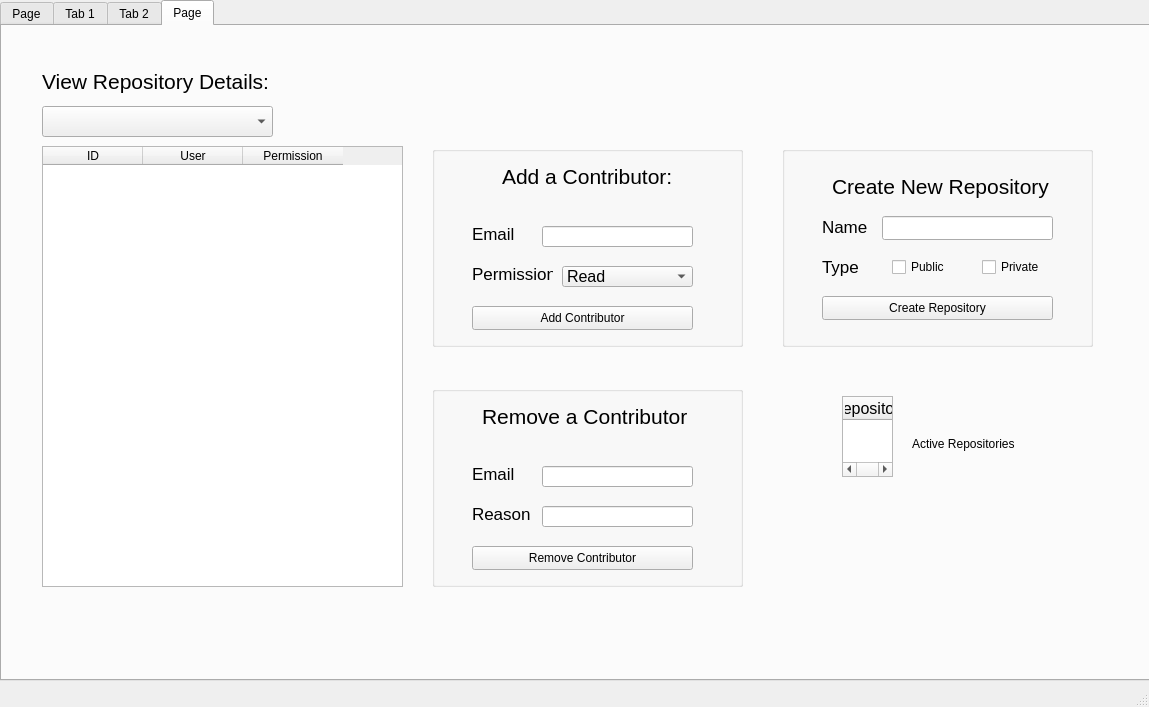
<?xml version="1.0" encoding="UTF-8"?>
<ui version="4.0">
 <class>MainWindow</class>
 <widget class="QMainWindow" name="MainWindow">
  <property name="geometry">
   <rect>
    <x>0</x>
    <y>0</y>
    <width>1149</width>
    <height>707</height>
   </rect>
  </property>
  <property name="windowTitle">
   <string>MainWindow</string>
  </property>
  <widget class="QWidget" name="centralwidget">
   <widget class="QTabWidget" name="serverTabs">
    <property name="geometry">
     <rect>
      <x>0</x>
      <y>0</y>
      <width>1201</width>
      <height>681</height>
     </rect>
    </property>
    <property name="currentIndex">
     <number>3</number>
    </property>
    <widget class="QWidget" name="Account">
     <attribute name="title">
      <string>Page</string>
     </attribute>
     <widget class="QGroupBox" name="logInBox">
      <property name="geometry">
       <rect>
        <x>250</x>
        <y>90</y>
        <width>301</width>
        <height>251</height>
       </rect>
      </property>
      <property name="title">
       <string>Welcome!</string>
      </property>
      <widget class="QLineEdit" name="usernameField">
       <property name="geometry">
        <rect>
         <x>80</x>
         <y>91</y>
         <width>113</width>
         <height>21</height>
        </rect>
       </property>
      </widget>
      <widget class="QLabel" name="username_label">
       <property name="geometry">
        <rect>
         <x>20</x>
         <y>90</y>
         <width>61</width>
         <height>20</height>
        </rect>
       </property>
       <property name="text">
        <string>Username:</string>
       </property>
      </widget>
      <widget class="QLabel" name="title_label">
       <property name="geometry">
        <rect>
         <x>100</x>
         <y>60</y>
         <width>91</width>
         <height>16</height>
        </rect>
       </property>
       <property name="text">
        <string>Admin Login</string>
       </property>
      </widget>
      <widget class="QLabel" name="password_label">
       <property name="geometry">
        <rect>
         <x>20</x>
         <y>130</y>
         <width>61</width>
         <height>20</height>
        </rect>
       </property>
       <property name="text">
        <string>Password</string>
       </property>
      </widget>
      <widget class="QPushButton" name="adminSignInButton">
       <property name="geometry">
        <rect>
         <x>100</x>
         <y>170</y>
         <width>75</width>
         <height>24</height>
        </rect>
       </property>
       <property name="text">
        <string>Sign In</string>
       </property>
      </widget>
      <widget class="QLineEdit" name="passwordField">
       <property name="geometry">
        <rect>
         <x>80</x>
         <y>130</y>
         <width>113</width>
         <height>22</height>
        </rect>
       </property>
      </widget>
     </widget>
    </widget>
    <widget class="QWidget" name="adminFunctions">
     <attribute name="title">
      <string>Tab 1</string>
     </attribute>
     <widget class="QWidget" name="horizontalLayoutWidget">
      <property name="geometry">
       <rect>
        <x>410</x>
        <y>50</y>
        <width>281</width>
        <height>80</height>
       </rect>
      </property>
      <layout class="QHBoxLayout" name="loggedInAsLayout">
       <item>
        <widget class="QLabel" name="loggedInAs">
         <property name="font">
          <font>
           <pointsize>16</pointsize>
          </font>
         </property>
         <property name="text">
          <string>Logged in as:</string>
         </property>
        </widget>
       </item>
       <item>
        <widget class="QLabel" name="usernameLabel">
         <property name="font">
          <font>
           <pointsize>16</pointsize>
          </font>
         </property>
         <property name="text">
          <string/>
         </property>
        </widget>
       </item>
      </layout>
     </widget>
     <widget class="QWidget" name="horizontalLayoutWidget_3">
      <property name="geometry">
       <rect>
        <x>80</x>
        <y>130</y>
        <width>1011</width>
        <height>451</height>
       </rect>
      </property>
      <layout class="QHBoxLayout" name="controlLayout">
       <item>
        <widget class="QGroupBox" name="serverFunctions">
         <property name="title">
          <string>GroupBox</string>
         </property>
         <widget class="QWidget" name="verticalLayoutWidget">
          <property name="geometry">
           <rect>
            <x>90</x>
            <y>190</y>
            <width>301</width>
            <height>80</height>
           </rect>
          </property>
          <layout class="QVBoxLayout" name="serverControlLayout">
           <item>
            <widget class="QPushButton" name="startServerButton">
             <property name="text">
              <string>Start Server</string>
             </property>
            </widget>
           </item>
           <item>
            <widget class="QPushButton" name="stopServerButton">
             <property name="text">
              <string>Stop Server</string>
             </property>
            </widget>
           </item>
          </layout>
         </widget>
         <widget class="QWidget" name="horizontalLayoutWidget_2">
          <property name="geometry">
           <rect>
            <x>90</x>
            <y>150</y>
            <width>301</width>
            <height>50</height>
           </rect>
          </property>
          <layout class="QHBoxLayout" name="ServerControlLayout">
           <item>
            <widget class="QLabel" name="ServerStatusLabel">
             <property name="font">
              <font>
               <pointsize>16</pointsize>
              </font>
             </property>
             <property name="text">
              <string>Server Status: </string>
             </property>
            </widget>
           </item>
           <item>
            <widget class="QLabel" name="StatusLabel">
             <property name="font">
              <font>
               <pointsize>16</pointsize>
               <bold>true</bold>
              </font>
             </property>
             <property name="styleSheet">
              <string notr="true">color: red;</string>
             </property>
             <property name="text">
              <string>Not Running</string>
             </property>
            </widget>
           </item>
          </layout>
         </widget>
        </widget>
       </item>
       <item>
        <widget class="QGroupBox" name="addNewAdmin">
         <property name="title">
          <string>GroupBox</string>
         </property>
         <widget class="QWidget" name="verticalLayoutWidget_2">
          <property name="geometry">
           <rect>
            <x>40</x>
            <y>70</y>
            <width>421</width>
            <height>301</height>
           </rect>
          </property>
          <layout class="QVBoxLayout" name="verticalLayout_2">
           <item>
            <layout class="QGridLayout" name="gridLayout">
             <item row="0" column="2">
              <widget class="QLineEdit" name="fNameField"/>
             </item>
             <item row="1" column="0">
              <widget class="QLabel" name="emailLabel">
               <property name="text">
                <string>Email</string>
               </property>
              </widget>
             </item>
             <item row="0" column="0">
              <widget class="QLabel" name="fNameLabel">
               <property name="text">
                <string>First Name</string>
               </property>
              </widget>
             </item>
             <item row="1" column="2">
              <widget class="QLineEdit" name="emailField"/>
             </item>
             <item row="0" column="4">
              <widget class="QLineEdit" name="lNameField"/>
             </item>
             <item row="1" column="4">
              <widget class="QLineEdit" name="passField"/>
             </item>
             <item row="1" column="3">
              <widget class="QLabel" name="passLabel">
               <property name="text">
                <string>Password</string>
               </property>
              </widget>
             </item>
             <item row="0" column="3">
              <widget class="QLabel" name="lNameLabel">
               <property name="text">
                <string>Last Name</string>
               </property>
              </widget>
             </item>
            </layout>
           </item>
           <item>
            <widget class="QPushButton" name="createAccountButton">
             <property name="text">
              <string>Create Account</string>
             </property>
            </widget>
           </item>
          </layout>
         </widget>
         <widget class="QLabel" name="createAdminLabel">
          <property name="geometry">
           <rect>
            <x>180</x>
            <y>20</y>
            <width>171</width>
            <height>71</height>
           </rect>
          </property>
          <property name="text">
           <string>Create Administrator Account</string>
          </property>
         </widget>
        </widget>
       </item>
      </layout>
     </widget>
    </widget>
    <widget class="QWidget" name="UserStats">
     <attribute name="title">
      <string>Tab 2</string>
     </attribute>
     <widget class="QTableWidget" name="activeUsers">
      <property name="geometry">
       <rect>
        <x>70</x>
        <y>70</y>
        <width>461</width>
        <height>481</height>
       </rect>
      </property>
      <column>
       <property name="text">
        <string>ID</string>
       </property>
       <property name="font">
        <font>
         <pointsize>12</pointsize>
        </font>
       </property>
      </column>
      <column>
       <property name="text">
        <string>Name</string>
       </property>
       <property name="font">
        <font>
         <pointsize>12</pointsize>
        </font>
       </property>
      </column>
      <column>
       <property name="text">
        <string>Email</string>
       </property>
       <property name="font">
        <font>
         <pointsize>12</pointsize>
        </font>
       </property>
      </column>
     </widget>
     <widget class="QLabel" name="activeUsersLabel">
      <property name="geometry">
       <rect>
        <x>250</x>
        <y>40</y>
        <width>81</width>
        <height>16</height>
       </rect>
      </property>
      <property name="text">
       <string>Active Users</string>
      </property>
     </widget>
     <widget class="QLabel" name="userListLabel">
      <property name="geometry">
       <rect>
        <x>830</x>
        <y>50</y>
        <width>49</width>
        <height>16</height>
       </rect>
      </property>
      <property name="text">
       <string>User List</string>
      </property>
     </widget>
     <widget class="QTableWidget" name="userInfo">
      <property name="geometry">
       <rect>
        <x>630</x>
        <y>70</y>
        <width>461</width>
        <height>481</height>
       </rect>
      </property>
      <column>
       <property name="text">
        <string>ID</string>
       </property>
       <property name="font">
        <font>
         <pointsize>12</pointsize>
        </font>
       </property>
      </column>
      <column>
       <property name="text">
        <string>Name</string>
       </property>
       <property name="font">
        <font>
         <pointsize>12</pointsize>
        </font>
       </property>
      </column>
      <column>
       <property name="text">
        <string>Email</string>
       </property>
       <property name="font">
        <font>
         <pointsize>12</pointsize>
        </font>
       </property>
      </column>
     </widget>
    </widget>
    <widget class="QWidget" name="RepoStats">
     <attribute name="title">
      <string>Page</string>
     </attribute>
     <widget class="QLabel" name="activeReposLabel">
      <property name="geometry">
       <rect>
        <x>910</x>
        <y>410</y>
        <width>111</width>
        <height>16</height>
       </rect>
      </property>
      <property name="text">
       <string>Active Repositories</string>
      </property>
     </widget>
     <widget class="QTableWidget" name="activeReposTable">
      <property name="geometry">
       <rect>
        <x>840</x>
        <y>370</y>
        <width>51</width>
        <height>81</height>
       </rect>
      </property>
      <column>
       <property name="text">
        <string>Repository Name</string>
       </property>
       <property name="font">
        <font>
         <pointsize>12</pointsize>
        </font>
       </property>
      </column>
      <column>
       <property name="text">
        <string>User</string>
       </property>
       <property name="font">
        <font>
         <pointsize>12</pointsize>
        </font>
       </property>
      </column>
     </widget>
     <widget class="QComboBox" name="repositoryComboBox">
      <property name="geometry">
       <rect>
        <x>40</x>
        <y>80</y>
        <width>231</width>
        <height>31</height>
       </rect>
      </property>
     </widget>
     <widget class="QLabel" name="repoTitleLabe">
      <property name="geometry">
       <rect>
        <x>40</x>
        <y>40</y>
        <width>231</width>
        <height>31</height>
       </rect>
      </property>
      <property name="font">
       <font>
        <pointsize>16</pointsize>
       </font>
      </property>
      <property name="text">
       <string>View Repository Details:</string>
      </property>
     </widget>
     <widget class="QTableWidget" name="repoInfoTable">
      <property name="geometry">
       <rect>
        <x>40</x>
        <y>120</y>
        <width>361</width>
        <height>441</height>
       </rect>
      </property>
      <column>
       <property name="text">
        <string>ID</string>
       </property>
      </column>
      <column>
       <property name="text">
        <string>User</string>
       </property>
      </column>
      <column>
       <property name="text">
        <string>Permission</string>
       </property>
      </column>
     </widget>
     <widget class="QGroupBox" name="addContributorBox">
      <property name="geometry">
       <rect>
        <x>430</x>
        <y>120</y>
        <width>311</width>
        <height>201</height>
       </rect>
      </property>
      <property name="title">
       <string/>
      </property>
      <widget class="QLabel" name="label_2">
       <property name="geometry">
        <rect>
         <x>70</x>
         <y>20</y>
         <width>211</width>
         <height>21</height>
        </rect>
       </property>
       <property name="font">
        <font>
         <pointsize>16</pointsize>
        </font>
       </property>
       <property name="text">
        <string>Add a Contributor:</string>
       </property>
      </widget>
      <widget class="QComboBox" name="addContribPerm">
       <property name="geometry">
        <rect>
         <x>130</x>
         <y>120</y>
         <width>131</width>
         <height>21</height>
        </rect>
       </property>
       <property name="font">
        <font>
         <pointsize>12</pointsize>
        </font>
       </property>
       <item>
        <property name="text">
         <string>Read</string>
        </property>
       </item>
       <item>
        <property name="text">
         <string>Read &amp; Write</string>
        </property>
       </item>
       <item>
        <property name="text">
         <string>Execute</string>
        </property>
       </item>
      </widget>
      <widget class="QLabel" name="label_4">
       <property name="geometry">
        <rect>
         <x>40</x>
         <y>120</y>
         <width>81</width>
         <height>16</height>
        </rect>
       </property>
       <property name="font">
        <font>
         <pointsize>13</pointsize>
        </font>
       </property>
       <property name="text">
        <string>Permission</string>
       </property>
      </widget>
      <widget class="QLineEdit" name="addContribEmail">
       <property name="geometry">
        <rect>
         <x>110</x>
         <y>80</y>
         <width>151</width>
         <height>21</height>
        </rect>
       </property>
      </widget>
      <widget class="QLabel" name="label_3">
       <property name="geometry">
        <rect>
         <x>40</x>
         <y>80</y>
         <width>49</width>
         <height>16</height>
        </rect>
       </property>
       <property name="font">
        <font>
         <pointsize>13</pointsize>
        </font>
       </property>
       <property name="text">
        <string>Email</string>
       </property>
      </widget>
      <widget class="QPushButton" name="addContribButton">
       <property name="geometry">
        <rect>
         <x>40</x>
         <y>160</y>
         <width>221</width>
         <height>24</height>
        </rect>
       </property>
       <property name="text">
        <string>Add Contributor</string>
       </property>
      </widget>
     </widget>
     <widget class="QGroupBox" name="remContributorBox">
      <property name="geometry">
       <rect>
        <x>430</x>
        <y>360</y>
        <width>311</width>
        <height>201</height>
       </rect>
      </property>
      <property name="title">
       <string/>
      </property>
      <widget class="QLabel" name="label_5">
       <property name="geometry">
        <rect>
         <x>50</x>
         <y>20</y>
         <width>221</width>
         <height>21</height>
        </rect>
       </property>
       <property name="font">
        <font>
         <pointsize>16</pointsize>
        </font>
       </property>
       <property name="text">
        <string>Remove a Contributor</string>
       </property>
      </widget>
      <widget class="QLabel" name="label_6">
       <property name="geometry">
        <rect>
         <x>40</x>
         <y>120</y>
         <width>61</width>
         <height>16</height>
        </rect>
       </property>
       <property name="font">
        <font>
         <pointsize>13</pointsize>
        </font>
       </property>
       <property name="text">
        <string>Reason</string>
       </property>
      </widget>
      <widget class="QLineEdit" name="remContribEmail">
       <property name="geometry">
        <rect>
         <x>110</x>
         <y>80</y>
         <width>151</width>
         <height>21</height>
        </rect>
       </property>
      </widget>
      <widget class="QLabel" name="label_7">
       <property name="geometry">
        <rect>
         <x>40</x>
         <y>80</y>
         <width>49</width>
         <height>16</height>
        </rect>
       </property>
       <property name="font">
        <font>
         <pointsize>13</pointsize>
        </font>
       </property>
       <property name="text">
        <string>Email</string>
       </property>
      </widget>
      <widget class="QPushButton" name="remContribButton">
       <property name="geometry">
        <rect>
         <x>40</x>
         <y>160</y>
         <width>221</width>
         <height>24</height>
        </rect>
       </property>
       <property name="text">
        <string>Remove Contributor</string>
       </property>
      </widget>
      <widget class="QLineEdit" name="remContribReason">
       <property name="geometry">
        <rect>
         <x>110</x>
         <y>120</y>
         <width>151</width>
         <height>21</height>
        </rect>
       </property>
      </widget>
     </widget>
     <widget class="QLabel" name="isPrivateLabel">
      <property name="geometry">
       <rect>
        <x>280</x>
        <y>80</y>
        <width>121</width>
        <height>31</height>
       </rect>
      </property>
      <property name="font">
       <font>
        <pointsize>13</pointsize>
       </font>
      </property>
      <property name="text">
       <string/>
      </property>
     </widget>
     <widget class="QGroupBox" name="createRepoBox">
      <property name="geometry">
       <rect>
        <x>780</x>
        <y>120</y>
        <width>311</width>
        <height>201</height>
       </rect>
      </property>
      <property name="title">
       <string/>
      </property>
      <widget class="QPushButton" name="createRepoButton">
       <property name="geometry">
        <rect>
         <x>40</x>
         <y>150</y>
         <width>231</width>
         <height>24</height>
        </rect>
       </property>
       <property name="text">
        <string>Create Repository</string>
       </property>
      </widget>
      <widget class="QCheckBox" name="publicCheckBox">
       <property name="geometry">
        <rect>
         <x>110</x>
         <y>110</y>
         <width>78</width>
         <height>22</height>
        </rect>
       </property>
       <property name="text">
        <string>Public</string>
       </property>
      </widget>
      <widget class="QLabel" name="label_8">
       <property name="geometry">
        <rect>
         <x>40</x>
         <y>70</y>
         <width>61</width>
         <height>21</height>
        </rect>
       </property>
       <property name="font">
        <font>
         <pointsize>13</pointsize>
        </font>
       </property>
       <property name="text">
        <string>Name</string>
       </property>
      </widget>
      <widget class="QLabel" name="label">
       <property name="geometry">
        <rect>
         <x>50</x>
         <y>20</y>
         <width>221</width>
         <height>41</height>
        </rect>
       </property>
       <property name="font">
        <font>
         <pointsize>16</pointsize>
        </font>
       </property>
       <property name="text">
        <string>Create New Repository</string>
       </property>
      </widget>
      <widget class="QLabel" name="label_9">
       <property name="geometry">
        <rect>
         <x>40</x>
         <y>110</y>
         <width>61</width>
         <height>21</height>
        </rect>
       </property>
       <property name="font">
        <font>
         <pointsize>13</pointsize>
        </font>
       </property>
       <property name="text">
        <string>Type</string>
       </property>
      </widget>
      <widget class="QCheckBox" name="privateCheckBox">
       <property name="geometry">
        <rect>
         <x>200</x>
         <y>110</y>
         <width>71</width>
         <height>22</height>
        </rect>
       </property>
       <property name="text">
        <string>Private</string>
       </property>
      </widget>
      <widget class="QLineEdit" name="RepoName">
       <property name="geometry">
        <rect>
         <x>100</x>
         <y>70</y>
         <width>171</width>
         <height>24</height>
        </rect>
       </property>
      </widget>
     </widget>
    </widget>
   </widget>
  </widget>
  <widget class="QMenuBar" name="menubar">
   <property name="geometry">
    <rect>
     <x>0</x>
     <y>0</y>
     <width>1149</width>
     <height>21</height>
    </rect>
   </property>
  </widget>
  <widget class="QStatusBar" name="statusbar"/>
 </widget>
 <resources/>
 <connections/>
</ui>
